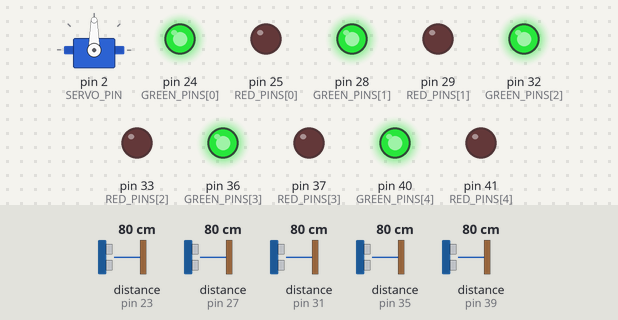
Bench run of a sketch on a simulated Arduino Mega 2560, built with avr-gcc and run on an emulated ATmega2560. Shown: servo, output pins drawn as LEDs (lit = HIGH). Wiring (inferred from the names in the program): 5 × ultrasonic range finder: trigger pin 22, echo pin 23 / trigger pin 26, echo pin 27 / trigger pin 30, echo pin 31 / trigger pin 34, echo pin 35 / trigger pin 38, echo pin 39. The inputs (shaded band) are chosen by the test bench; at power-on: distance to the obstacle (sensors on pin 23, pin 27, pin 31, pin 35, pin 39) 80 cm. The echo pulse lasts 58.3 µs per cm; pins used as bus, display or sensor lines are not drawn; what the sketch prints to the serial monitor is not drawn.

Above: at 2.8 s.
2.9 s: distance to the obstacle (sensor on pin 23) set to 12 cm
7.1 s: distance to the obstacle (sensor on pin 23) set to 9 cm
At 8.5 s:
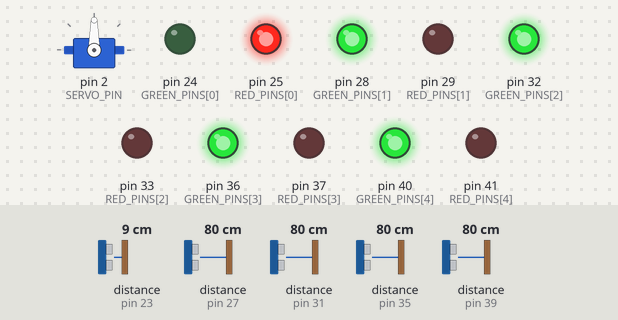
9.5 s: distance to the obstacle (sensor on pin 27) set to 12 cm
11.2 s: distance to the obstacle (sensor on pin 27) set to 9 cm
At 12.7 s:
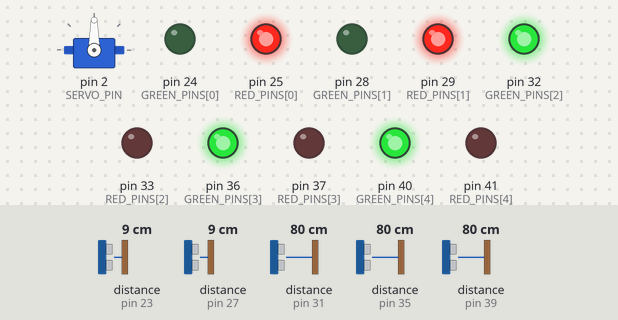
13.5 s: distance to the obstacle (sensor on pin 31) set to 12 cm
15.2 s: distance to the obstacle (sensor on pin 31) set to 9 cm
At 17.0 s:
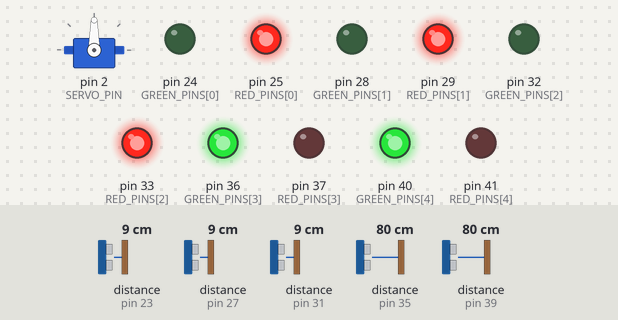
Timing chart, 0 to 18.5 s (numbered marks = the images above; inputs shaded):
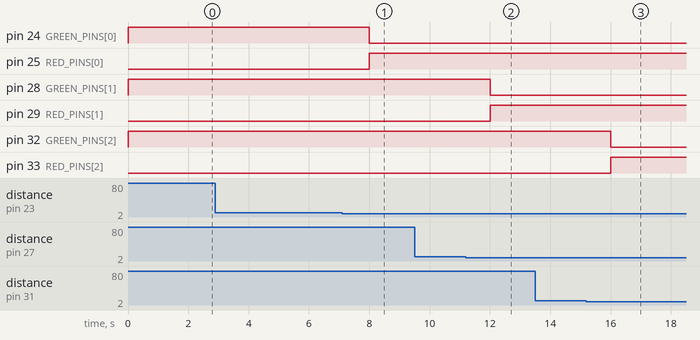

The sketch:

smart_parking.ino
```cpp
// ============================================================
//  Smart Parking System - Arduino Code
//  Hardware: Arduino Uno + HC-SR04 Ultrasonic Sensors
//            + LEDs (Red = Occupied, Green = Vacant)
//            + Optional Servo (Automated Gate)
//
//  Wiring per Slot (repeat for each slot):
//    HC-SR04 TRIG  -> Digital Pin (TRIG_PINS[i])
//    HC-SR04 ECHO  -> Digital Pin (ECHO_PINS[i])
//    Green LED     -> Digital Pin (GREEN_PINS[i])
//    Red   LED     -> Digital Pin (RED_PINS[i])
//  Gate Servo      -> Digital Pin 2
// ============================================================

#include <Servo.h>

// ── Number of parking slots ───────────────────────────────
#define NUM_SLOTS 5         // adjust to match your hardware

// ── Sensor pins ───────────────────────────────────────────
const int TRIG_PINS[NUM_SLOTS]  = {22, 26, 30, 34, 38};
const int ECHO_PINS[NUM_SLOTS]  = {23, 27, 31, 35, 39};

// ── LED indicator pins ────────────────────────────────────
const int GREEN_PINS[NUM_SLOTS] = {24, 28, 32, 36, 40};
const int RED_PINS[NUM_SLOTS]   = {25, 29, 33, 37, 41};

// ── Gate servo ────────────────────────────────────────────
const int SERVO_PIN  = 2;
const int GATE_OPEN  = 90;   // degrees
const int GATE_CLOSE = 0;

// ── Occupancy threshold ───────────────────────────────────
const float THRESHOLD_CM = 10.0;  // < 10 cm → occupied

// ── Timing ───────────────────────────────────────────────
const unsigned long READ_INTERVAL = 1000;  // ms between reads
unsigned long lastRead = 0;

Servo gateServo;

// ─────────────────────────────────────────────────────────
//  Measure distance from HC-SR04
// ─────────────────────────────────────────────────────────
float measureDistance(int trigPin, int echoPin) {
    // Send 10µs pulse
    digitalWrite(trigPin, LOW);
    delayMicroseconds(2);
    digitalWrite(trigPin, HIGH);
    delayMicroseconds(10);
    digitalWrite(trigPin, LOW);

    // Read echo duration (timeout = 30ms)
    long duration = pulseIn(echoPin, HIGH, 30000);
    if (duration == 0) return 999.0;  // timeout → no object

    // Distance = duration * speed_of_sound / 2
    return (duration * 0.0343) / 2.0;
}

// ─────────────────────────────────────────────────────────
//  Update LED indicators
// ─────────────────────────────────────────────────────────
void updateLED(int slot, bool occupied) {
    digitalWrite(GREEN_PINS[slot], occupied ? LOW  : HIGH);
    digitalWrite(RED_PINS[slot],   occupied ? HIGH : LOW);
}

// ─────────────────────────────────────────────────────────
//  Control gate based on total availability
// ─────────────────────────────────────────────────────────
void controlGate(int vacantCount) {
    if (vacantCount > 0) {
        gateServo.write(GATE_OPEN);   // open gate
    } else {
        gateServo.write(GATE_CLOSE);  // lot full — close gate
    }
}

// ─────────────────────────────────────────────────────────
//  Send JSON over Serial for Python to read
//  Format: {"slots":[{"id":1,"dist":8.2,"occupied":1}, ...],
//           "total":5,"occupied":3,"vacant":2}
// ─────────────────────────────────────────────────────────
void sendSerialJSON(float distances[], bool occupied[],
                    int totalOcc, int totalVac) {
    Serial.print("{\"slots\":[");
    for (int i = 0; i < NUM_SLOTS; i++) {
        Serial.print("{\"id\":");
        Serial.print(i + 1);
        Serial.print(",\"dist\":");
        Serial.print(distances[i], 1);
        Serial.print(",\"occupied\":");
        Serial.print(occupied[i] ? 1 : 0);
        Serial.print("}");
        if (i < NUM_SLOTS - 1) Serial.print(",");
    }
    Serial.print("],\"total\":");
    Serial.print(NUM_SLOTS);
    Serial.print(",\"occupied\":");
    Serial.print(totalOcc);
    Serial.print(",\"vacant\":");
    Serial.print(totalVac);
    Serial.println("}");
}

// ─────────────────────────────────────────────────────────
//  Setup
// ─────────────────────────────────────────────────────────
void setup() {
    Serial.begin(9600);

    for (int i = 0; i < NUM_SLOTS; i++) {
        pinMode(TRIG_PINS[i],  OUTPUT);
        pinMode(ECHO_PINS[i],  INPUT);
        pinMode(GREEN_PINS[i], OUTPUT);
        pinMode(RED_PINS[i],   OUTPUT);

        // Start all slots as Vacant (green on)
        digitalWrite(GREEN_PINS[i], HIGH);
        digitalWrite(RED_PINS[i],   LOW);
    }

    gateServo.attach(SERVO_PIN);
    gateServo.write(GATE_OPEN);

    Serial.println("{\"status\":\"Smart Parking System Ready\"}");
}

// ─────────────────────────────────────────────────────────
//  Main Loop
// ─────────────────────────────────────────────────────────
void loop() {
    unsigned long now = millis();
    if (now - lastRead < READ_INTERVAL) return;
    lastRead = now;

    float distances[NUM_SLOTS];
    bool  occupied[NUM_SLOTS];
    int   totalOcc = 0, totalVac = 0;

    for (int i = 0; i < NUM_SLOTS; i++) {
        distances[i] = measureDistance(TRIG_PINS[i], ECHO_PINS[i]);
        occupied[i]  = (distances[i] < THRESHOLD_CM);

        updateLED(i, occupied[i]);

        if (occupied[i]) totalOcc++;
        else             totalVac++;
    }

    controlGate(totalVac);
    sendSerialJSON(distances, occupied, totalOcc, totalVac);
}
```

Measured:
- the behaviour switches between 11 and 10 cm on distance to the obstacle (sensor on pin 23) (found by bisection; images 0 and 1)
- the behaviour switches between 11 and 10 cm on distance to the obstacle (sensor on pin 27) (found by bisection; images 1 and 2)
- the behaviour switches between 11 and 10 cm on distance to the obstacle (sensor on pin 31) (found by bisection; images 2 and 3)
- after the input at 2.9 s, every drawn part: stays the same
- after the input at 7.1 s, pin 24 (GREEN_PINS[0]): HIGH → LOW after 0.90 s; pin 25 (RED_PINS[0]): LOW → HIGH after 0.90 s
- after the input at 9.5 s, every drawn part: stays the same
- after the input at 11.2 s, pin 28 (GREEN_PINS[1]): HIGH → LOW after 0.80 s; pin 29 (RED_PINS[1]): LOW → HIGH after 0.80 s
- after the input at 13.5 s, every drawn part: stays the same
- after the input at 15.2 s, pin 32 (GREEN_PINS[2]): HIGH → LOW after 0.80 s; pin 33 (RED_PINS[2]): LOW → HIGH after 0.80 s
